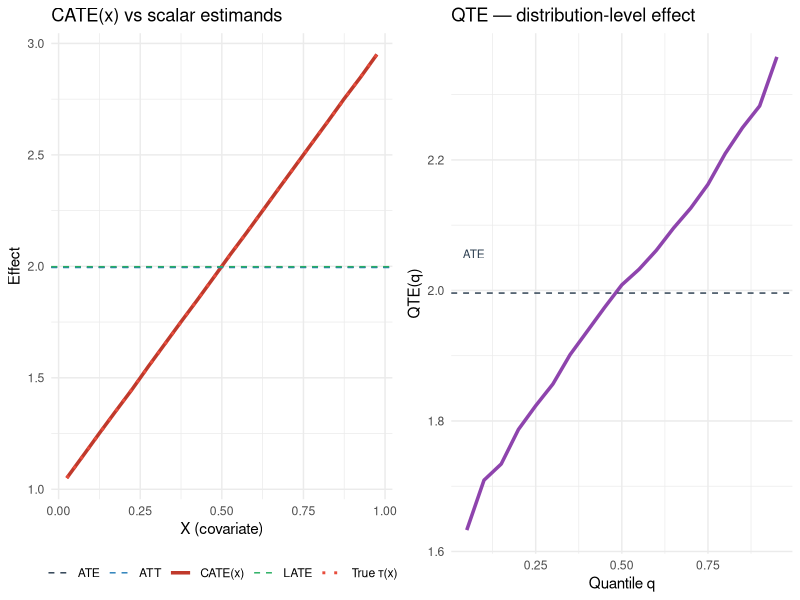

Here is the R script that generated this plot:
## ---- chunk 1
#| include: false
library(ggplot2)
library(dplyr)
library(gridExtra)
## ---- chunk 2
#| label: dgp
#| cache: true

set.seed(42)
n <- 20000

X <- runif(n, 0, 1)        # observed covariate, in [0,1]
U <- rnorm(n)              # latent type, unobserved
Z <- rbinom(n, 1, 0.5)    # random instrument

# Treatment assignment: depends on Z (the instrument) and U (selection on type)
# Higher U → more likely to take treatment regardless of Z (always-takers)
# Lower  U → less likely to take treatment regardless of Z (never-takers)
# Middle U → responsive to Z (compliers)
pD0 <- pmin(pmax(0.10 + 0.20 * U,        0), 1)  # P(D=1 | Z=0, U)
pD1 <- pmin(pmax(0.10 + 0.20 * U + 0.50, 0), 1)  # P(D=1 | Z=1, U) — adds 0.50

# One latent draw V per person, thresholded against both probabilities.
# Since pD1 >= pD0, V < pD0 implies V < pD1, so D1 >= D0 for every unit:
# monotonicity (no defiers) holds by construction, as the LATE theorem requires.
V  <- runif(n)
D0 <- as.integer(V < pD0)   # potential treatment if not offered slot
D1 <- as.integer(V < pD1)   # potential treatment if offered slot
D  <- ifelse(Z == 1, D1, D0)

# Heterogeneous treatment effect: depends on X
# Y(d) = baseline + d * tau(X) + 0.3 * U + noise
tau_fn <- function(x) 1.0 + 2.0 * x   # the true individual treatment effect

Y0 <- 0.5 * X + 0.3 * U + rnorm(n)
Y1 <- Y0 + tau_fn(X)
Y  <- ifelse(D == 1, Y1, Y0)

df <- data.frame(X = X, Z = Z, D = D, Y = Y)
head(df)
## ---- chunk 3
#| label: ate
#| cache: true

ate_true <- mean(Y1 - Y0)
cat(sprintf("ATE (population mean of Y1 - Y0) = %.3f\n", ate_true))
# Theoretical ATE: integral of (1 + 2x) over Uniform[0,1] = 1 + 1 = 2
cat("Theoretical ATE = integral(1 + 2x)dx on [0,1] = 2.000\n")
## ---- chunk 4
#| label: att
#| cache: true

att_true <- mean(Y1[D == 1] - Y0[D == 1])
cat(sprintf("ATT (mean of Y1-Y0 conditional on D=1) = %.3f\n", att_true))
## ---- chunk 5
#| label: late
#| cache: true

compliers <- (D1 == 1) & (D0 == 0)
late_true <- mean(Y1[compliers] - Y0[compliers])
cat(sprintf("LATE (mean of Y1-Y0 conditional on complier status) = %.3f\n", late_true))
cat(sprintf("Share of compliers: %.3f\n", mean(compliers)))

# Wald estimator from the data alone
wald <- (mean(Y[Z == 1]) - mean(Y[Z == 0])) /
        (mean(D[Z == 1]) - mean(D[Z == 0]))
cat(sprintf("Wald IV estimate (should match LATE): %.3f\n", wald))
## ---- chunk 6
#| label: cate
#| cache: true

nbins <- 20
breaks <- seq(0, 1, length.out = nbins + 1)
centers <- (breaks[-1] + breaks[-(nbins + 1)]) / 2
bin_idx <- cut(X, breaks = breaks, include.lowest = TRUE, labels = FALSE)

cate_est <- tapply(Y1 - Y0, bin_idx, mean)

cat(sprintf("CATE at x=%.3f: estimated %.2f, true %.2f\n",
            centers[4], cate_est[4], tau_fn(centers[4])))
cat(sprintf("CATE at x=%.3f: estimated %.2f, true %.2f\n",
            centers[16], cate_est[16], tau_fn(centers[16])))
## ---- chunk 7
#| label: qte
#| cache: true

qte_grid <- seq(0.05, 0.95, by = 0.05)
qte_est  <- quantile(Y1, qte_grid) - quantile(Y0, qte_grid)

cat(sprintf("QTE(0.10) = %.3f\n", quantile(Y1, 0.10) - quantile(Y0, 0.10)))
cat(sprintf("QTE(0.50) = %.3f\n", quantile(Y1, 0.50) - quantile(Y0, 0.50)))
cat(sprintf("QTE(0.90) = %.3f\n", quantile(Y1, 0.90) - quantile(Y0, 0.90)))
## ---- chunk 8
#| label: estimand-plot
#| cache: true
#| fig-cap: "Five views of the same DGP. The horizontal lines for ATE/ATT/LATE collapse the effect to a single scalar. CATE(x) shows how the effect varies with X. QTE(q) shows how the effect varies across the outcome distribution. Each curve answers a different question."
#| fig-width: 10
#| fig-height: 4

df_cate <- data.frame(x = centers, cate = as.numeric(cate_est),
                      true_tau = tau_fn(centers))
df_qte  <- data.frame(q = qte_grid, qte = as.numeric(qte_est))

p1 <- ggplot(df_cate, aes(x = x)) +
  geom_line(aes(y = cate, colour = "CATE(x)"), linewidth = 1.2) +
  geom_line(aes(y = true_tau, colour = "True τ(x)"),
            linetype = "dotted", linewidth = 1) +
  geom_hline(aes(yintercept = ate_true,  colour = "ATE"),  linetype = "dashed") +
  geom_hline(aes(yintercept = att_true,  colour = "ATT"),  linetype = "dashed") +
  geom_hline(aes(yintercept = late_true, colour = "LATE"), linetype = "dashed") +
  scale_colour_manual(values = c(
    "CATE(x)" = "#c0392b", "True τ(x)" = "#e74c3c",
    "ATE" = "#2c3e50", "ATT" = "#2980b9", "LATE" = "#27ae60"
  )) +
  labs(x = "X (covariate)", y = "Effect", colour = NULL,
       title = "CATE(x) vs scalar estimands") +
  theme_minimal() +
  theme(legend.position = "bottom")

p2 <- ggplot(df_qte, aes(x = q, y = qte)) +
  geom_line(colour = "#8e44ad", linewidth = 1.2) +
  geom_hline(yintercept = ate_true, linetype = "dashed", colour = "#2c3e50") +
  annotate("text", x = 0.07, y = ate_true + 0.06, label = "ATE",
           colour = "#2c3e50", size = 3) +
  labs(x = "Quantile q", y = "QTE(q)",
       title = "QTE — distribution-level effect") +
  theme_minimal()

grid.arrange(p1, p2, ncol = 2)
## ---- chunk 9
#| label: dgp-selective
#| cache: true

set.seed(7)
n2 <- 20000
X2 <- runif(n2, 0, 1)
U2 <- rnorm(n2)
Z2 <- rbinom(n2, 1, 0.5)

# High X → much more likely to take treatment (selection on X, the modifier)
pD0_2 <- pmin(pmax(0.10 + 0.20 * U2 + 0.6 * X2, 0), 1)
pD1_2 <- pmin(pmax(pD0_2 + 0.50,                 0), 1)
V2    <- runif(n2)                  # shared draw → D1_2 >= D0_2, no defiers
D0_2  <- as.integer(V2 < pD0_2)
D1_2  <- as.integer(V2 < pD1_2)
D2    <- ifelse(Z2 == 1, D1_2, D0_2)
Y0_2  <- 0.5 * X2 + 0.3 * U2 + rnorm(n2)
Y1_2  <- Y0_2 + tau_fn(X2)
Y2    <- ifelse(D2 == 1, Y1_2, Y0_2)

ate2  <- mean(Y1_2 - Y0_2)
att2  <- mean(Y1_2[D2 == 1] - Y0_2[D2 == 1])
compliers2 <- (D1_2 == 1) & (D0_2 == 0)
late2 <- mean(Y1_2[compliers2] - Y0_2[compliers2])

cat("Selection-on-X DGP:\n")
cat(sprintf("  ATE  = %.3f\n", ate2))
cat(sprintf("  ATT  = %.3f  (now higher: treated have higher X → larger τ)\n", att2))
cat(sprintf("  LATE = %.3f  (compliers' mean X drives this)\n", late2))
